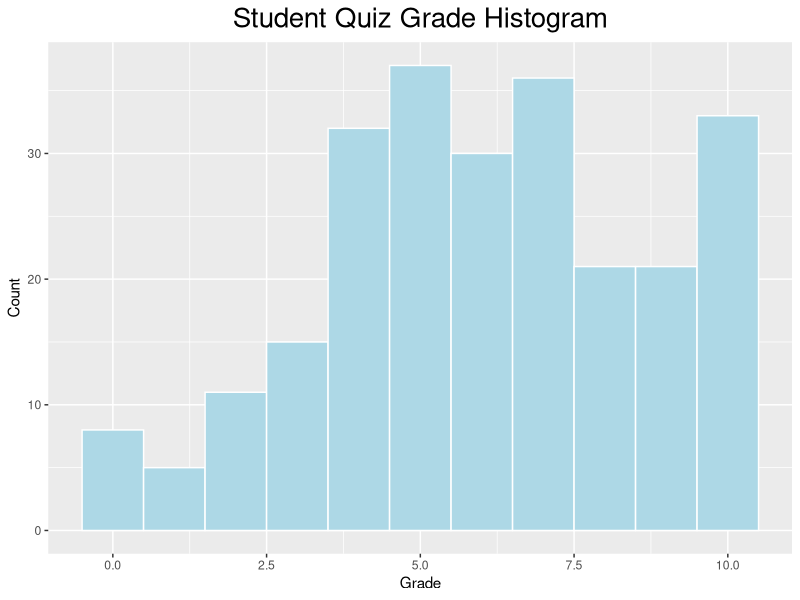

Source code (R):
## ---- chunk 1
knitr::opts_chunk$set(echo = TRUE)
## ---- chunk 2
library(readxl)
setwd("/Users/joezhou/Desktop/2020 Spring/BA/project1")
data <- read_excel ("clean_data.xlsx")
summary(data)
mean <- mean(data$Grade)
sd <- sd(data$Grade)
quantile <-quantile(data$Grade)
mean
sd
quantile
## ---- chunk 3
library(ggplot2)
ggplot(data, aes(x=Grade)) + geom_histogram(binwidth = 1,color="white", fill="lightblue") + 
  ylab('Count') + 
  ggtitle('Student Quiz Grade Histogram') + theme(plot.title = element_text(hjust = 0.5,size = 20))


## ---- chunk 4
print('H0: the Student Quiz Grade dataset follows the normal distribution')
print('H1: the Student Quiz Grade dataset does not follow the normal distribution')

#A matrix to store the information for Chi_square
chi_matrix <- matrix(c(0,1,2,3,4,5,6,7,8,9,1,2,3,4,5,6,7,8,9,10),nrow=10,ncol=6)
chi_matrix[1,3] <- length(which(data >=0 & data <=1))

for (i in 2:10){
  chi_matrix[i,3] <- length(which(data > i-1 & data <= i))
}

chi_matrix[,3]

hist.df <- as.data.frame(chi_matrix)
#hist.df[2]
count = hist.df[3]
#geom_bar(mapping = NULL, data = NULL, stat = "count",
#  position = "stack", ..., width = NULL, binwidth = NULL,
#  na.rm = FALSE, show.legend = NA, inherit.aes = TRUE)

#ggplot(hist.df, aes(x=V2, y=V3)) + geom_bar(stat="identity",color="white", fill="lightblue") + 
#  ylab('Count') + xlab('Grade')+
#  ggtitle('Student Quiz Grade Histogram') + theme(plot.title = element_text(hjust = 0.5,size = 20))

## ---- chunk 5
#data1 = table(data$Grade)
#data1
chi_matrix[1,4] <- (1 - pnorm(chi_matrix[1,2], mean, sd,lower.tail = FALSE))
for (i in 2:9){
  chi_matrix[i,4] <- (1 - pnorm(chi_matrix[i,2], mean, sd,lower.tail = FALSE) -( 1- pnorm(chi_matrix[i-1,2], mean, sd,lower.tail = FALSE)))
}
chi_matrix[10,4] <- pnorm(chi_matrix[9,2], mean, sd,lower.tail = FALSE)

chi_matrix[,4]
## ---- chunk 6
for (i in 1:10){
  chi_matrix[i,5] <- length(data$Grade) * (chi_matrix[i,4])
}
chi_matrix[,5] 
## ---- chunk 7
for (i in 1:10){
  chi_matrix[i,6] <- ((chi_matrix[i,3] -chi_matrix[i,5] )**2)/chi_matrix[i,5] 
}
chi_matrix[,6]

Chi_square_value <- sum(chi_matrix[,6])
Chi_square_value

Test_statistics <- qchisq(.95, length(chi_matrix[,1])-1)
Test_statistics

print ('Chi_square_value < Test_statistics, Fail to reject H0. And this dataset follows normal distribution.')
